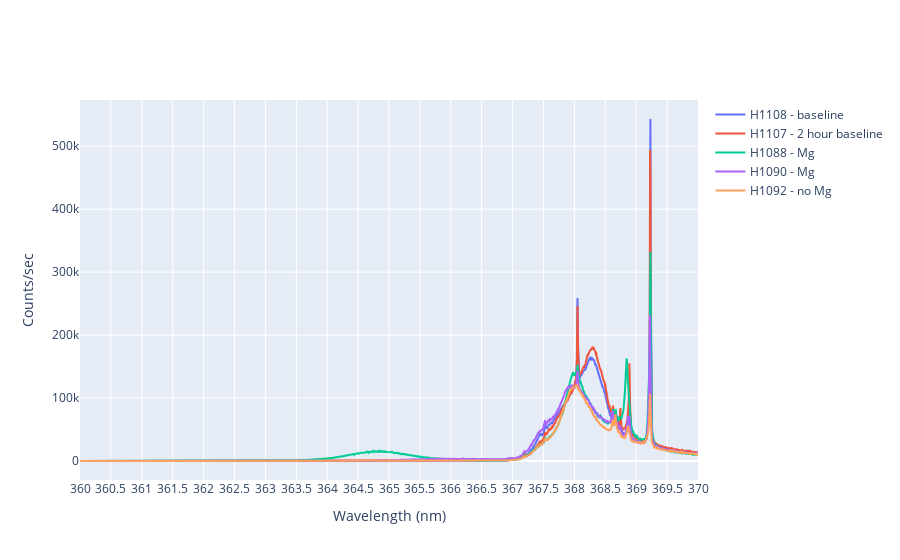

The code cell stored with this chart in its notebook:
### Code cell
import numpy as np
import matplotlib.pyplot as plt
import pandas as pd
import plotly.express as px
import plotly.graph_objects as go

#E = hc/lambda in eV calculations
h = 6.62607004*10**(-34) # m^2kg/s
c = 299792458 # m/s
eV = 1.602176634*10**(-19) # J
Conversion = h*c/eV

FileNames = ['2020071402', '2020071404', '2020071406', '2020071408', '2020071410']

fig = go.Figure()

names = ['H1108 - baseline','H1107 - 2 hour baseline', 'H1088 - Mg', 'H1090 - Mg', 'H1092 - no Mg']

for j in range(len(FileNames)):
    
    
    Wavelength, Count = np.genfromtxt(FileNames[j], delimiter="\t", unpack = True, skip_header=4)
    #EnergyEV = [0]*len(Wavelength)
    
    #Wavelength = Wavelength*10**(-9)*1.000289
    EnergyEV = Conversion/Wavelength*1000
    
    # Add traces
    fig.add_trace(go.Scatter(x=Wavelength, y=Count,
                    mode='lines',
                    name= names[j]))

fig['layout']['xaxis'].update(title='Wavelength (nm)', dtick=0.5, autorange=True)
fig['layout']['yaxis'].update(title='Counts/sec', autorange=True)
fig.update_layout(showlegend=True)
fig.show()

### Figure 1 — Plotly figure (JSON) as saved in the notebook; plotly's stock layout.template omitted (floating-point values rounded to 4 significant figures; data arrays with more than 128 entries replaced by an {"elided": "..."} marker saying what was removed)
{"data": [{"mode": "lines", "name": "H1108 - baseline", "type": "scatter", "x": {"elided": "2001 float values"}, "y": {"elided": "2001 int values"}}, {"mode": "lines", "name": "H1107 - 2 hour baseline", "type": "scatter", "x": {"elided": "2001 float values"}, "y": {"elided": "2001 int values"}}, {"mode": "lines", "name": "H1088 - Mg", "type": "scatter", "x": {"elided": "2001 float values"}, "y": {"elided": "2001 int values"}}, {"mode": "lines", "name": "H1090 - Mg", "type": "scatter", "x": {"elided": "2001 float values"}, "y": {"elided": "2001 int values"}}, {"mode": "lines", "name": "H1092 - no Mg", "type": "scatter", "x": {"elided": "2001 float values"}, "y": {"elided": "2001 int values"}}], "layout": {"showlegend": true, "xaxis": {"autorange": true, "dtick": 0.5, "title": {"text": "Wavelength (nm)"}}, "yaxis": {"autorange": true, "title": {"text": "Counts/sec"}}}}
